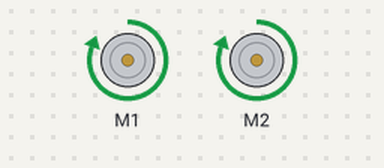
The program below on a simulated Raspberry Pi (BCM pin numbers). On the bench: 2 × DC motor (green arrow = forward, orange = backward, longer = faster). Motors are numbered in the order the program creates them (left before right in a Robot). At 25.0 s the program stops and its outputs stay as they are.

Above: at 0.1 s.
At 5.1 s:
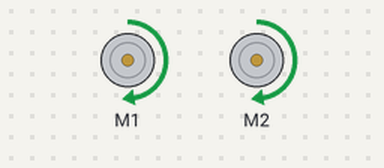
At 10.1 s:
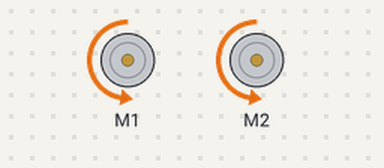
At 25.1 s:
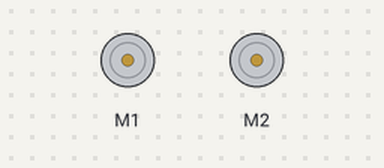
Timing chart, 0 to 26.5 s (numbered marks = the images above):
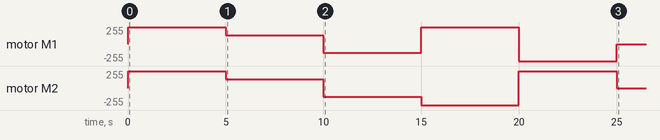

The program:

robot.py
```python
# Motor Control Using Robot Module
from gpiozero import Robot
from time import sleep

robot = Robot((4, 5), (26, 27))

robot.forward()
sleep(5)
robot.forward(0.5)
sleep(5)
robot.reverse()
sleep(5)
robot.right()
sleep(5)
robot.left()
sleep(5)
robot.stop()
```

Measured:
- by itself, motor M1: stopped → forward 255/255 at 0.02 s, → forward 128/255 5.0 s later, → backward 128/255 5.0 s later, → forward 255/255 5.0 s later, … (6 changes in this stretch)
- by itself, motor M2: stopped → forward 255/255 at 0.02 s, → forward 128/255 5.0 s later, → backward 128/255 5.0 s later, → backward 255/255 5.0 s later, … (6 changes in this stretch)
